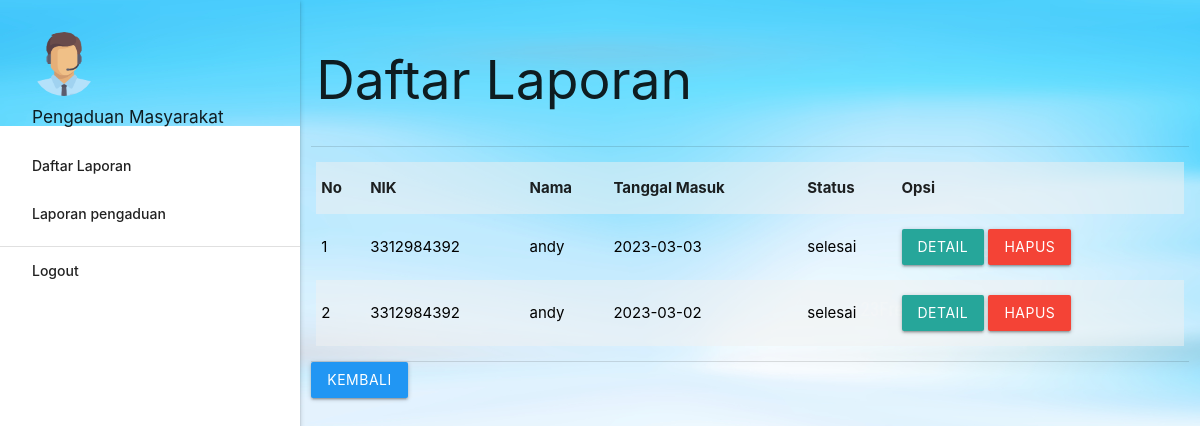
The app's page /masyarakat/index.php?p=dashboard1 (signed in) with its own data.
### tables this page shows
CREATE TABLE `pengaduan` (
  `id_pengaduan` int(5) NOT NULL,
  `tgl_pengaduan` varchar(20) NOT NULL,
  `nik` varchar(16) NOT NULL,
  `isi_laporan` text NOT NULL,
  `foto` varchar(255) NOT NULL,
  `status` enum('proses','selesai') NOT NULL
);

CREATE TABLE `masyarakat` (
  `nik` varchar(16) NOT NULL,
  `nama` varchar(35) NOT NULL,
  `username` varchar(25) NOT NULL,
  `password` varchar(255) NOT NULL,
  `telp` varchar(13) NOT NULL
);

### masyarakat/dashboard1.php (the view, shortened to what this page needs)
<table class="responsive-table" border="6" style="width: 100%;">
	<tr>
		<td><h2 class="blck-text">Daftar Laporan</h2></td>
	</tr>
		<td>
			<table border="11" class="responsive-table striped highlight">
				<tr>
					<td><b>No</b></td>
					<td><b>NIK</b></td>
					<td><b>Nama</b></td>
					<td><b>Tanggal Masuk</b></td>
					<td><b>Status</b></td>
					<td><b>Opsi</b></td>
				</tr>
				<?php
					$no=1;
					$pengaduan = mysqli_query($koneksi,"SELECT * FROM pengaduan INNER JOIN masyarakat ON pengaduan.nik=masyarakat.nik INNER JOIN tanggapan ON pengaduan.id_pengaduan=tanggapan.id_pengaduan WHERE pengaduan.nik='".$_SESSION['data']['nik']."' ORDER BY pengaduan.id_pengaduan DESC");
					while ($r=mysqli_fetch_assoc($pengaduan)) { ?>
					<tr>
						<td><font color="black"><?php echo $no++; ?></font></td>
						<td><font color="black"><?php echo $r['nik']; ?></font></td>
						<td><font color="black"><?php echo $r['nama']; ?></font></td>
						<td><font color="black"><?php echo $r['tgl_pengaduan']; ?></font></td>
						<td><font color="black"><?php echo $r['status']; ?></font></td>
						<td>
							<a class="btn aqua modal-trigger" href="#tanggapan&id_pengaduan=<?php echo $r['id_pengaduan'] ?>">Detail</a>
							<a class="btn red" onclick="return confirm('Anda Yakin Ingin Menghapus Y/N')" href="index.php?p=pengaduan_hapus&id_pengaduan=<?php echo $r['id_pengaduan'] ?>">Hapus</a></td>
					</tr>
				<?php	}
				 ?>
			</table>
		</td>
</table>
<a href="index.php"  class="btn blue"  >Kembali</a>

### records on screen
pengaduan: masyarakat.nik "3312984392", masyarakat.nama "andy", tgl_pengaduan "2023-03-03", status "selesai"
pengaduan: masyarakat.nik "3312984392", masyarakat.nama "andy", tgl_pengaduan "2023-03-02", status "selesai"
